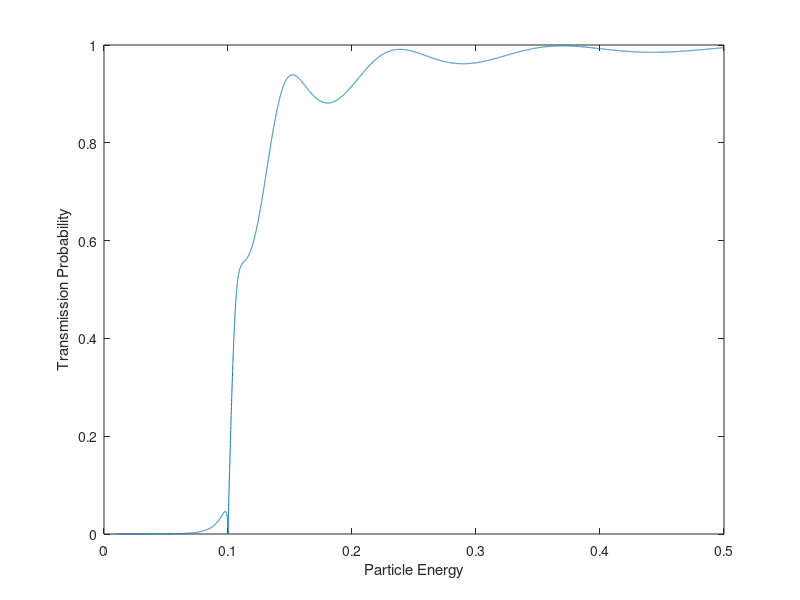

This figure's MATLAB source:
clear
%Constants-----------------------------------------------------------------
h_bar = 1;
dx = 1;
%Particle------------------------------------------------------------------
E = linspace(0.01,0.5,15000);
m = 1;
%Barrier-------------------------------------------------------------------
Vx = [0,linspace(0.1,0.1,15),0];
%Matrix Formation and Calculation
for j = 1:length(E)
   for n = 1:length(Vx)
       k(n) = sqrt(2*m*(E(j)-Vx(n))/h_bar);
       if(n ~= 1)
          %D(n,:,:) = 0.5 * [(1 + k(n)/k(n-1)) (1 - k(n)/k(n-1));(1-k(n)\k(n-1)) (1+k(n)/k(n-1))];
          D = 0.5 * [(1 + k(n)/k(n-1)) (1 - k(n)/k(n-1));(1-k(n)\k(n-1)) (1+k(n)/k(n-1))];
          if(n~=length(Vx))
             P = [exp(-1i*k(n)*dx) 0; 0 exp(1i*k(n)*dx)];
          end
          if(n == 2)
             Q = D * P;
          elseif(n==length(Vx))
             Q = Q * D;
          else
             Q = Q * D * P;
          end
       end
   end
   AP3 = 1/Q(1,1);
   AP1 = Q(2,1)*AP3;
   
   T(j) = abs(AP3)^2;
end
plot(E, T)
xlabel('Particle Energy')
ylabel('Transmission Probability')
